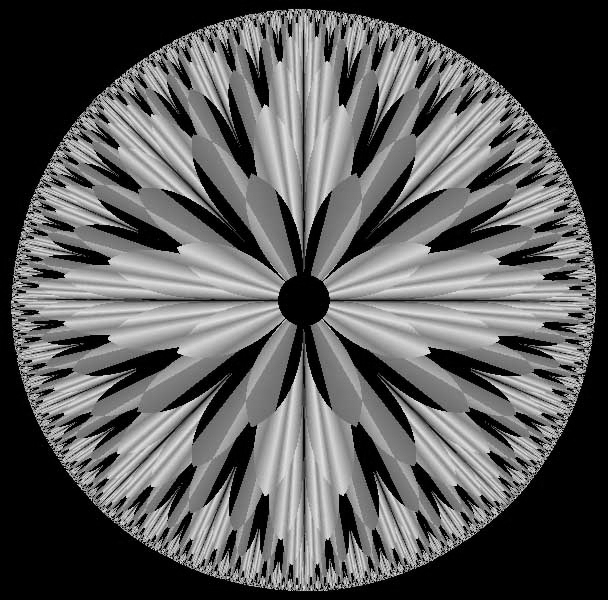
%> input picture fractal.jpg, 608 x 600 px
$ octave Question7.m   (GNU Octave 9; MATLAB toolbox functions it lacks are replaced by stand-ins)
%> lines starting %> are read from the running program, lines starting %| are printed output that depends on the picture; in (x1, y1, x2, y2) boxes, pixels count from 0 and x2, y2 are one past the last pixel; in counts of white or black regions, pixels touching at a corner belong together; the program's own positions count from 1
clc;clear all;close all;
im10=imread('fractal.jpg');
%> im10 is the input picture: size 600x608 uint8; min 0, max 245, mean 89.1
for i=1:8
s=bitget(uint8(im10),i);
subplot(3,3,i); imshow(uint8(s.*255)); title(['Bit-plane ',num2str(i)]);
end
%> this loop made 8 passes
%> pass 1, `s=bitget(uint8(im10),i);`:
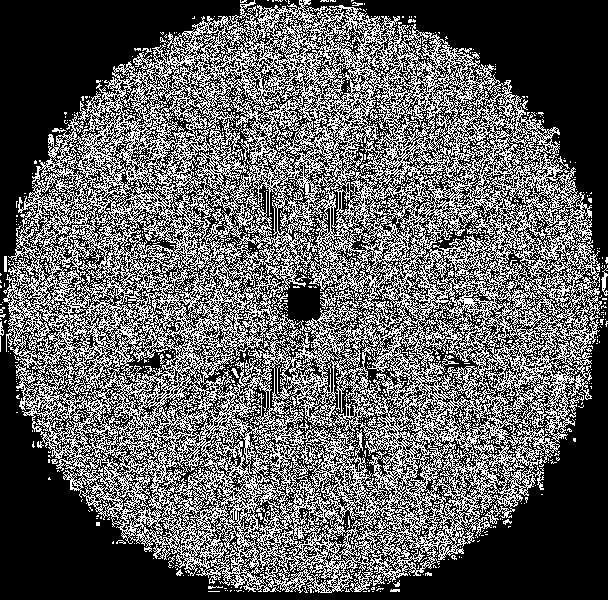
%> s: size 600x608 logical; 37.5% white in thin lines or dots
%> pass 2, `s=bitget(uint8(im10),i);`:
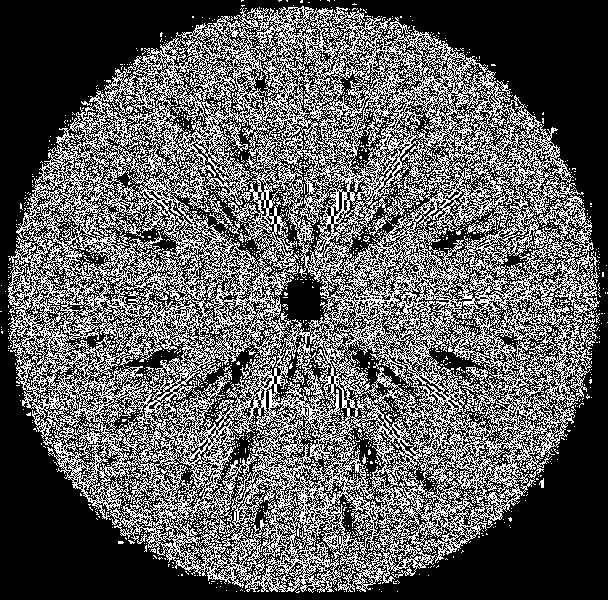
%> s: size 600x608 logical; 36% white in thin lines or dots
subplot(3,3,9); imshow(im10); title('Original Image');
%> after `title('Original Image')`:
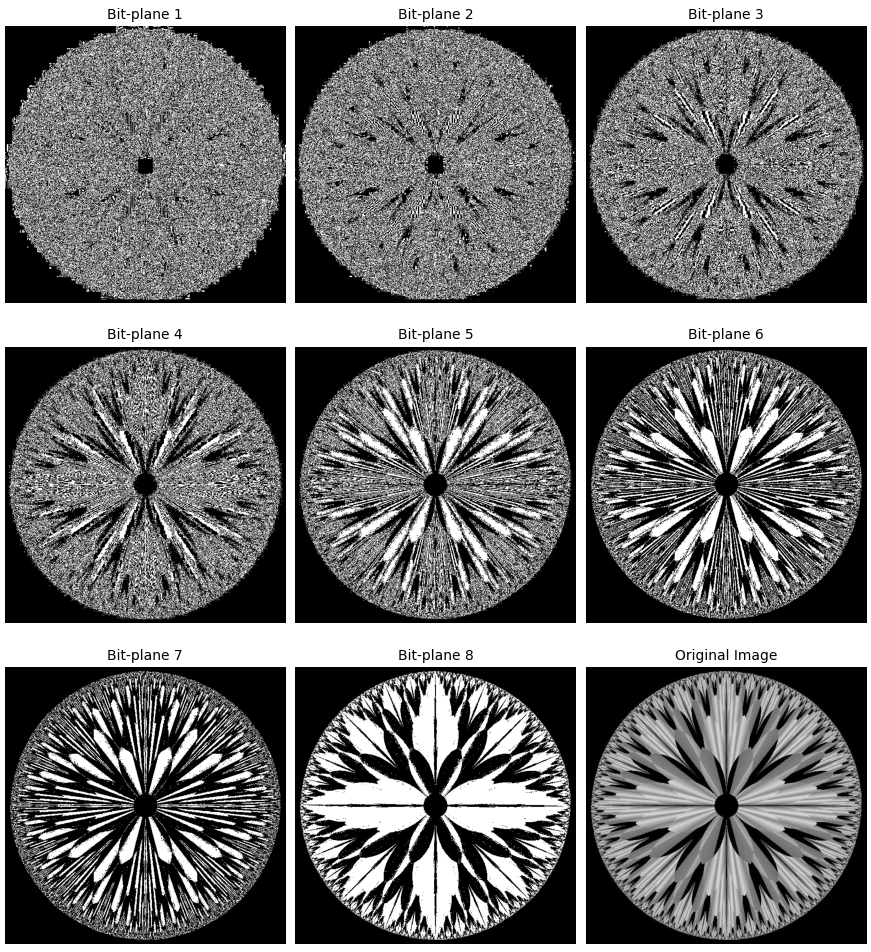
%> figure redrawn from the program's plot data, 9 panels

$ run again, with MR.jpg copied over fractal.jpg
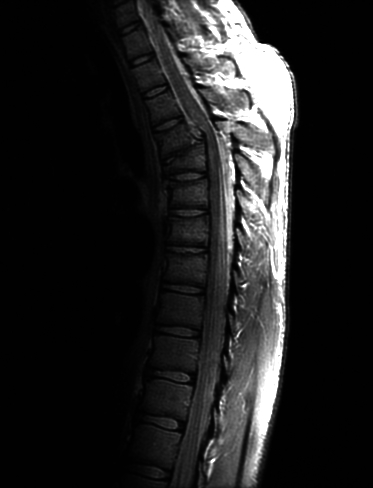
%> input picture MR.jpg, 373 x 488 px
%> im10 is the input picture: size 488x373 uint8; min 0, max 255, mean 32.6
%> the loop `for i=1:8` made 8 passes
%> pass 1, `s=bitget(uint8(im10),i);`:
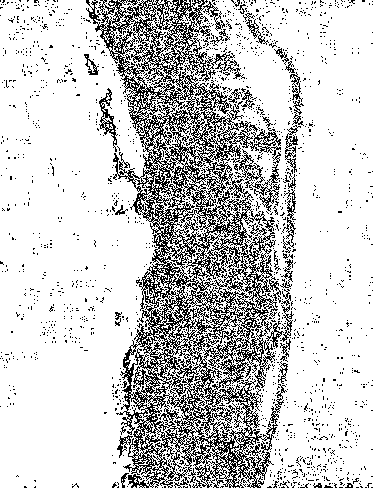
%> s: size 488x373 logical; 79.2% white; black in thin lines or dots
%> pass 2, `s=bitget(uint8(im10),i);`:
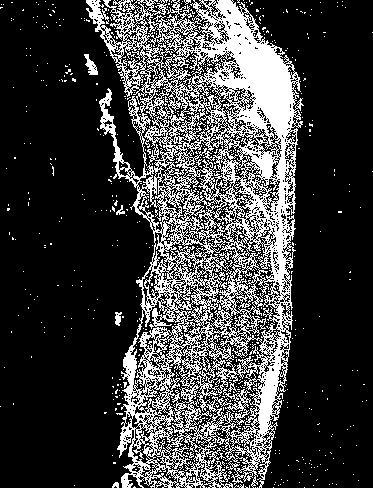
%> s: size 488x373 logical; 24.4% white; 646 white regions (636 under 20 px), largest, box (x1, y1, x2, y2) and area: (86, 0, 304, 488) 42555, (84, 54, 98, 75) 141, (115, 312, 122, 326) 68
